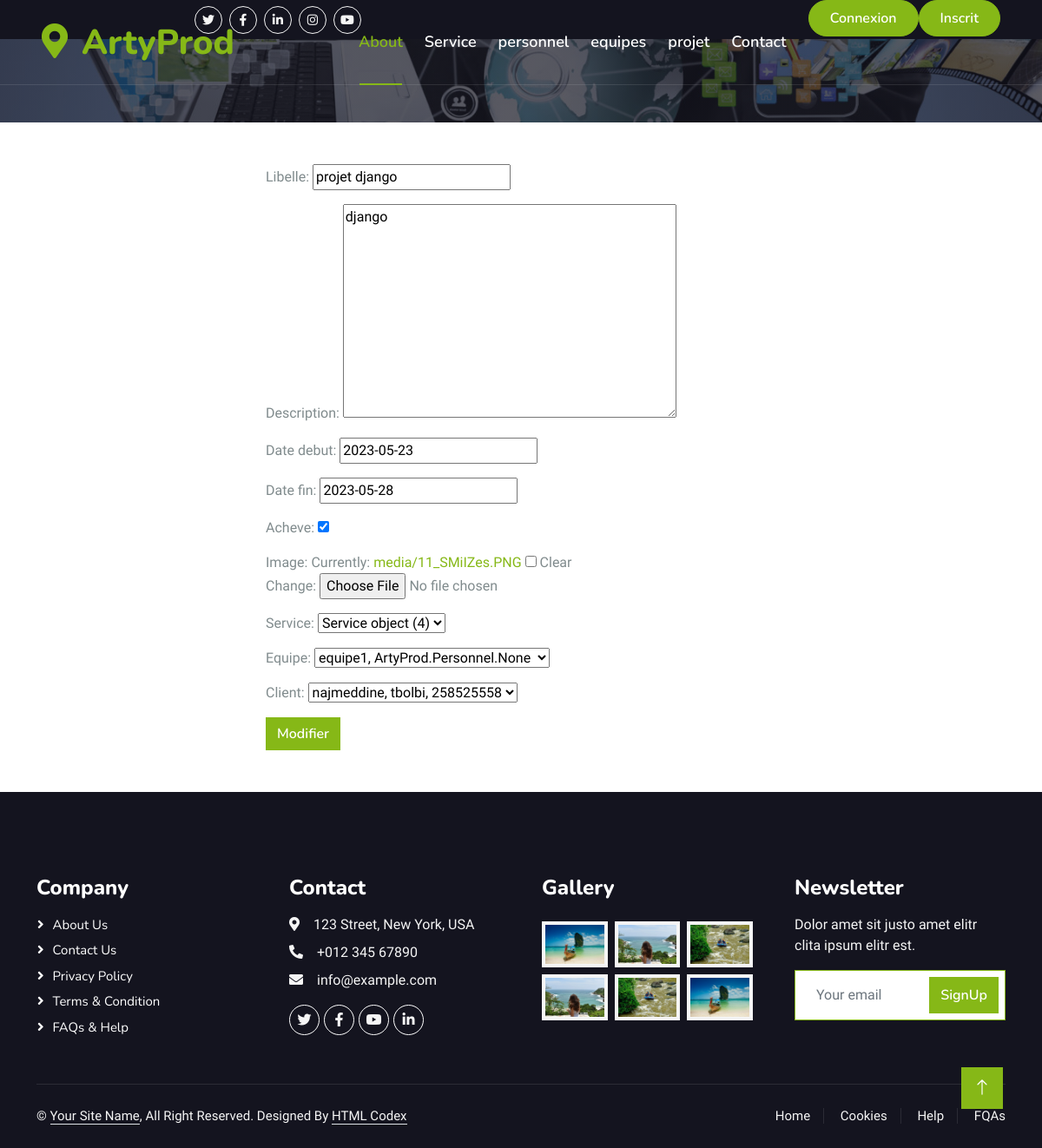
The app's page /ArtyProd/11/editProjet/ with its own data.
### ArtyProd/models.py (models this page shows, shortened)
class Projet(models.Model):
    libelle = models.CharField(max_length=50, default='')  # Définir la valeur par défaut à une chaîne vide ou une autre valeur appropriée
    description = models.TextField(default='')
    date_debut = models.DateField(default=datetime.date.today)
    date_fin = models.DateField(default=datetime.date.today)
    acheve = models.BooleanField(default=False)
    image = models.ImageField(upload_to='media/', blank=True)
    service = models.ForeignKey('Service', on_delete=models.CASCADE, null=True, blank=True)
    equipe = models.ForeignKey('Equipe', on_delete=models.CASCADE, null=True, blank=True)
    client = models.ForeignKey(Client, on_delete=models.CASCADE, null=True, blank=True)

### ArtyProd/views.py (the view)
# urls.py: path('<int:proj_id>/editProjet/', views.edit_projet, name='edit_projet'),
def edit_projet(request, proj_id):
    projet = get_object_or_404(Projet, id=proj_id)
    if request.method == 'POST':
        form = ProjetForm(request.POST, request.FILES, instance=projet)
        if form.is_valid():
            form.save()
            return redirect('TtProjet')
    else:
        form = ProjetForm(instance=projet)
    return render(request, 'projets/edit_projets.html', {'form': form})

### ArtyProd/forms.py
class ProjetForm(forms.ModelForm):
     class Meta :
        model = Projet
        fields = "__all__" #pour tous les champs de la table

### ArtyProd/models.py (called while the page is built)
    def __str__(self):
        return f'{self.user.username}, {self.adresse}, {self.telephone}'

    def __str__(self):
        return f'{self.nom}, {self.membres}'

### ArtyProd/templates/projets/edit_projets.html (shortened to what this page needs)
{% extends 'navbar.html' %}
{% block content %}
<div class="container-fluid mt-3">
    <div class="row-9">
        <div class="col-lg-6 mx-auto">
            <form  method='POST' class="post-form" enctype="multipart/form-data">
                {{ form.as_p }}
                <button type="submit" class="btn btn-primary">Modifier</button>
            </form>
        </div>
    </div>
</div>
{% endblock %}

### ArtyProd/static/css/style.css (style rules this page uses)
:root { --primary: #86B817; --secondary: #FE8800; --light: #F5F5F5; --dark: #14141F; }
.btn { font-family: 'Nunito', sans-serif; font-weight: 600; transition: .5s; justify-content: center; align-items: center; }
.btn.btn-primary, .btn.btn-secondary { color: #FFFFFF; }

### records on screen
Projet: libelle "projet django", description "django", date_debut "2023-05-23", date_fin "2023-05-28", acheve "☑", service "Service object (4)", equipe "equipe1, ArtyProd.Personnel.None", client "najmeddine, tbolbi, 258525558"
